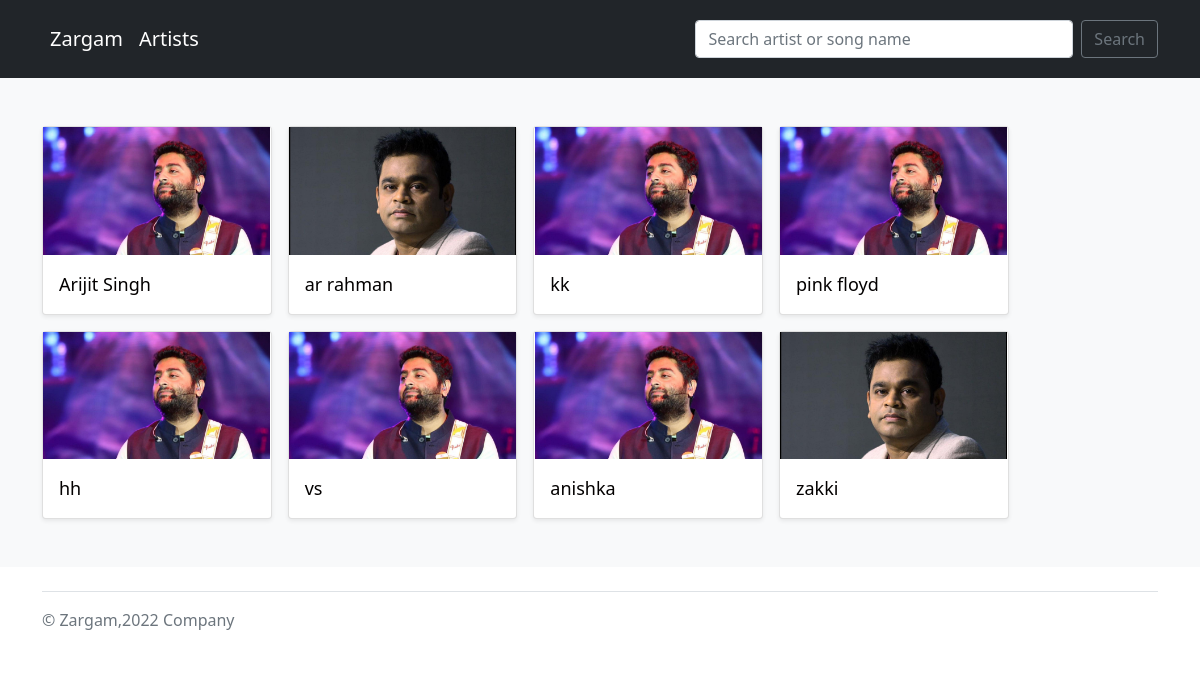
The page / on the database its author committed.
### Artists/models.py (models this page shows, shortened)
class Artist(models.Model):
    full_name = models.CharField(max_length=15)
    image = models.ImageField()

### Artists/views.py (the view)
# urls.py: path('', views.artist,name='artis'),
def artist(request):
    return render(request,'index.html',{'dests':dests})

### templates/index.html (shortened to what this page needs)
{%extends 'base.html'%}
{% load static %}
    {% block body %}
    <div class="album py-5 bg-light">
      <div class="container">
        <div class="row row-cols-1 row-cols-sm-2 row-cols-md-3 g-3">
          {% for i in dests%}
          <div class="col">
            <div class="card shadow-sm">
               <a href="Artists/{{i.full_name}}"><img class="img" src={{i.image.url}}></a>
              <div class="card-body">
                <p class="card-text"><a href="Artists/{{i.full_name}}">{{i.full_name}}</a>
                </p>
              </div>
            </div>
          </div>
          {%endfor%}
        </div>
      </div>
    </div>
    {% endblock%}

### templates/base.html (shortened to what this page needs)
{% load static %}
<!doctype html>
<html lang="en">
<head>
  <link href="{% static 'bootstrap.min.css' %}" rel="stylesheet">
  <link href="{% static 'style.css' %}" rel="stylesheet">
</head>
<header class="p-3 bg-dark text-white">
  <div class="container">
    <div class="d-flex flex-wrap align-items-center justify-content-center justify-content-lg-start">
      <ul class="nav col-12 col-lg-auto me-lg-auto mb-2 justify-content-center mb-md-0">
        <li><a href="{%url 'artis'%}" class="nav-link px-2 text-white logo">Zargam</a></li>
        <li><a href="{%url 'artis' %}" class="nav-link px-2 text-white">Artists</a></li>
      </ul>
          <form class="d-flex" method=POST action="{%url 'search' %}">
            <input class="form-control me-2" type="search" placeholder="Search artist or song name" aria-label="Search" name="searched">
            <button class="btn btn-outline-secondary" type="submit">Search</button>
          </form>
      </header>
      <body>
        <main>
              {% block body %}
              {% endblock %}
              </main>
  <div class="container">
    <footer class="d-flex flex-wrap justify-content-between align-items-center py-3 my-4 border-top">
      <div class="col-md-4 d-flex align-items-center">
        <span class="text-muted">&copy; Zargam,2022 Company </span>
      </div>
    </footer>
  </div>
</body>
</html>

### static/style.css (style rules this page uses)
.img { width: 6cm; }
.col { width: 6.5cm; }
a:link, a:visited { color: rgb(3, 0, 0); text-align: center; text-decoration: none; display: inline-block; }
p { font-size:18px; }
.nav-link.px-2.text-white { font-size: 20px; }
.form-control.me-2 { width: 10cm; }

### rows shown on the page
Artist: image (picture), full_name "Arijit Singh"
Artist: image (picture), full_name "ar rahman"
Artist: image (picture), full_name "kk"
Artist: image (picture), full_name "pink floyd"
Artist: image (picture), full_name "hh"
Artist: image (picture), full_name "vs"
Artist: image (picture), full_name "anishka"
Artist: image (picture), full_name "zakki"
